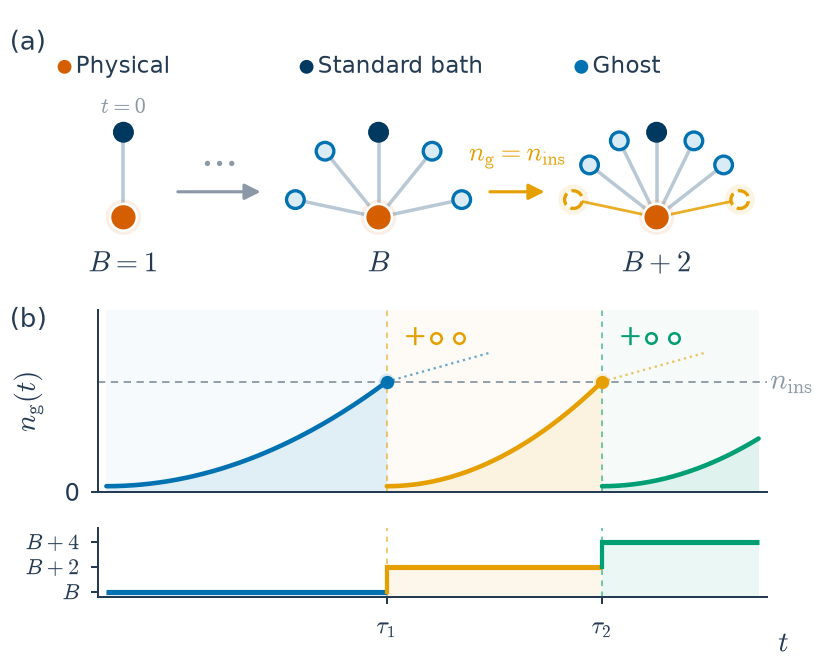

Generate this figure with Python:
"""Schematic of adaptive td-gGA (paper_quench Fig. 1). B counts the orbitals per spin of the quasiparticle space,
one standard orbital as in GA and B - 1 ghost orbitals (the bath orbitals of the embedding problem), excluding the physical
impurity orbital. Insertion of a ghost pair when the population n_g of the outermost pair reaches the threshold n_ins.
All occupation curves and event times are schematic, not computed td-gGA data.
"""
from pathlib import Path
import numpy as np
import matplotlib
matplotlib.use('Agg')
import matplotlib.pyplot as plt
from matplotlib.patches import Circle, FancyArrowPatch
OUT=Path(__file__).resolve().parent
plt.rcParams.update({'font.family':'DejaVu Sans','font.size':11*0.66,'svg.fonttype':'none','mathtext.fontset':'cm','axes.linewidth':.6,'pdf.fonttype':42})
blue='#0072B2'; orange='#E69F00'; teal='#009E73'; ink='#243B53'; grey='#8B98A6'; coral='#D55E00'; bath='#00395f'   # Okabe-Ito, as in plot_figs.py
FS, LW = 0.66, 0.55                               # font and line scale for the one-column size
fig=plt.figure(figsize=(3.4,2.75),facecolor='white')   # one column (3.4 in), printed at its nominal size
a=fig.add_axes([.035,.555,.93,.405]); a.set_xlim(0,11.6); a.set_ylim(-.30,2.85); a.set_aspect('equal'); a.axis('off')
# Compact key; the physical site has no fixed-occupation symbol.
for x,label,color in [(0.55,'Physical',coral),(4.25,'Standard bath',bath),(8.45,'Ghost',blue)]:
    a.add_patch(Circle((x,2.70),.080,fc=color,ec=color))
    a.text(x+.17,2.70,label,va='center',fontsize=FS*10.5,color=ink)

def cluster(cx,count,added=False):
    cy=.40; radius=1.30
    angles=[90] if count==1 else np.linspace(168,12,count)
    for j,theta in enumerate(angles):
        rad=np.deg2rad(theta); x=cx+radius*np.cos(rad); y=cy+radius*np.sin(rad)
        new=added and j in [0,count-1]
        isbath=j==count//2
        color=orange if new else bath if isbath else blue
        a.plot([cx,x],[cy,y],color=orange if new else '#ACBFCE',alpha=.85,lw=LW*1.5 if new else 1.05,zorder=1)
        if new:
            a.add_patch(Circle((x,y),.23,fc=orange,ec='none',alpha=.11,zorder=2))
        a.add_patch(Circle((x,y),.135,fc='white' if new else bath if isbath else '#D9ECF5',ec=color,lw=LW*1.8,ls='--' if new else '-',zorder=3))
    a.add_patch(Circle((cx,cy),.27,fc=coral,ec='none',alpha=.10,zorder=2))
    a.add_patch(Circle((cx,cy),.205,fc=coral,ec='white',lw=LW*1.4,zorder=4))

cluster(1.45,1); cluster(5.35,5); cluster(9.60,7,True)
for x,label in [(1.45,r'$B=1$'),(5.35,r'$B$'),(9.60,r'$B+2$')]:
    a.text(x,-.10,label,ha='center',va='top',fontsize=FS*13,color=ink)
a.text(1.45,1.99,r'$t=0$',ha='center',fontsize=FS*10,color=grey)
for p,q,c in [((2.18,.79),(3.65,.79),grey),((6.95,.79),(7.99,.79),orange)]:
    a.add_patch(FancyArrowPatch(p,q,arrowstyle='-|>',mutation_scale=FS*15,lw=LW*1.7,color=c))
a.text(2.92,1.05,r'$\cdots$',ha='center',fontsize=FS*19,color=grey)
a.text(7.48,1.26,r'$n_{\mathrm{g}}=n_{\mathrm{ins}}$',ha='center',fontsize=FS*12,color=orange)

ax=fig.add_axes([.12,.255,.82,.275]); bx=fig.add_axes([.12,.095,.82,.105],sharex=ax)
t1,t2=.43,.76; threshold=.60
for lo,hi,color in [(0,t1,blue),(t1,t2,orange),(t2,1,teal)]:
    x=np.linspace(lo,hi,160); end=threshold if hi<1 else .29
    y=.030+(end-.030)*((x-lo)/(hi-lo))**2
    ax.axvspan(lo,hi,color=color,alpha=.035,lw=LW*0)
    ax.fill_between(x,0,y,color=color,alpha=.085,lw=LW*0)
    ax.plot(x,y,color=color,lw=LW*2.5,solid_capstyle='round')
    if hi<1:
        xx=np.linspace(hi,min(1,hi+.16),60)
        ax.plot(xx,threshold+1.0*(xx-hi),color=color,lw=LW*1.25,ls=':',alpha=.60)
        ax.scatter([hi],[threshold],s=LW**2*80,color=color,alpha=.13,edgecolor='none',zorder=5)
        ax.scatter([hi],[threshold],s=LW**2*29,color=color,zorder=6)
ax.axhline(threshold,color=grey,lw=LW*1,ls=(0,(4,3)))
ax.text(1.018,threshold,r'$n_{\mathrm{ins}}$',va='center',color=grey,fontsize=FS*13)
for xpos,color in [(t1,orange),(t2,teal)]:
    for axis in [ax,bx]: axis.axvline(xpos,color=color,ls=(0,(3,3)),lw=LW*1,alpha=.58)
    ax.text(xpos+.025,.84,'+',color=color,fontsize=FS*13,va='center')
    ax.plot([xpos+.075,xpos+.11],[.84,.84],ls='',marker='o',ms=LW*5.7,mfc='white',mec=color,mew=LW*1.4)
ax.set_xlim(-.013,1.013); ax.set_ylim(0,.99)
ax.set_ylabel(r'$n_{\mathrm{g}}(t)$',labelpad=6,fontsize=FS*13,color=ink)
ax.set_yticks([0]); ax.tick_params(axis='x',bottom=False,labelbottom=False)
for lo,hi,height,color in [(0,t1,0,blue),(t1,t2,1,orange),(t2,1,2,teal)]:
    bx.fill_between([lo,hi],-.20,height,color=color,alpha=.08,lw=LW*0)
    bx.plot([lo,hi],[height,height],color=color,lw=LW*2.8,solid_capstyle='butt')
bx.plot([t1,t1],[0,1],color=orange,lw=LW*2.3)
bx.plot([t2,t2],[1,2],color=teal,lw=LW*2.3)
bx.set_ylim(-.22,2.55)
bx.set_yticks([0,1,2]); bx.set_yticklabels([r'$B$',r'$B+2$',r'$B+4$'],fontsize=FS*10)
bx.set_xticks([t1,t2]); bx.set_xticklabels([r'$\tau_1$',r'$\tau_2$'])   # insertion times (t_1 is the first minimum in Fig. 3)
bx.set_xlabel(r'$t$',labelpad=-3,x=1.025,fontsize=FS*13,color=ink)
for axes in [ax,bx]:
    axes.spines[['top','right']].set_visible(False)
    axes.spines[['left','bottom']].set_color(ink)
    axes.tick_params(length=2,width=0.6,color=ink,labelcolor=ink)
fig.text(.012,.955,'(a)',fontsize=FS*12,color=ink,va='top')
fig.text(.012,.535,'(b)',fontsize=FS*12,color=ink,va='top')
for ext in ['svg','pdf','png']:
    fig.savefig(OUT/f'adaptive_td_gga.{ext}',dpi=240,facecolor='white')
